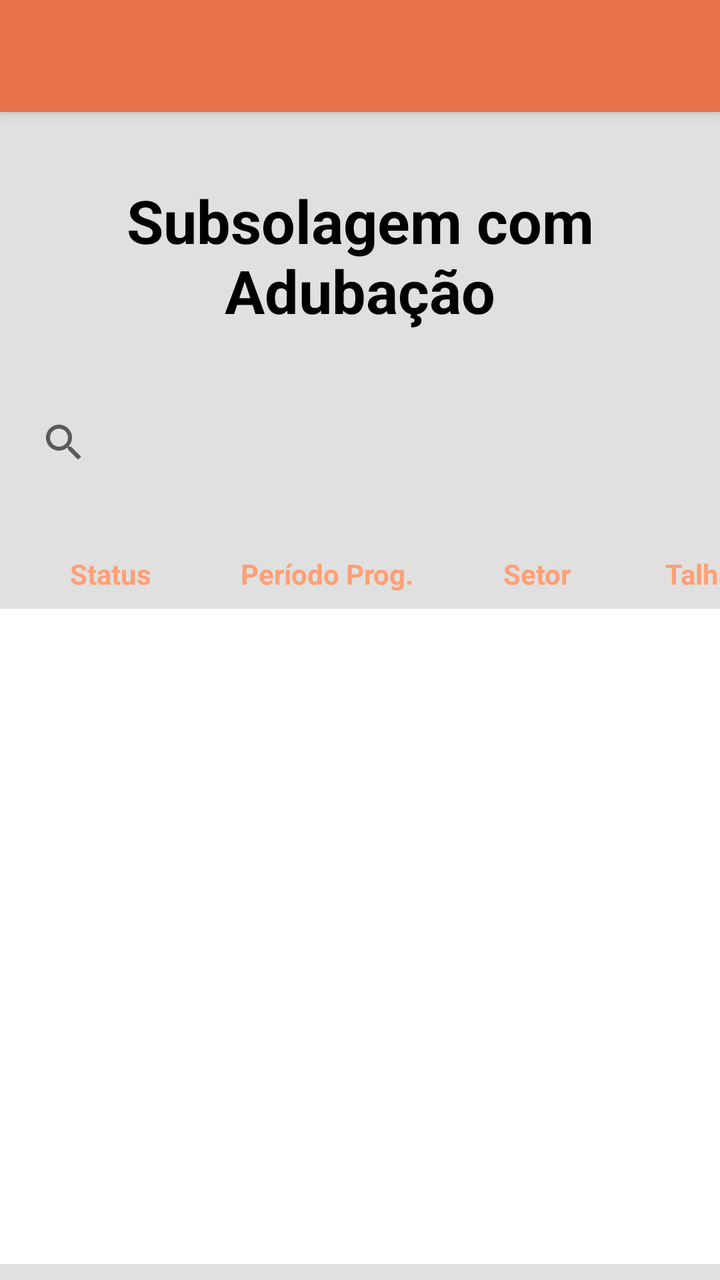
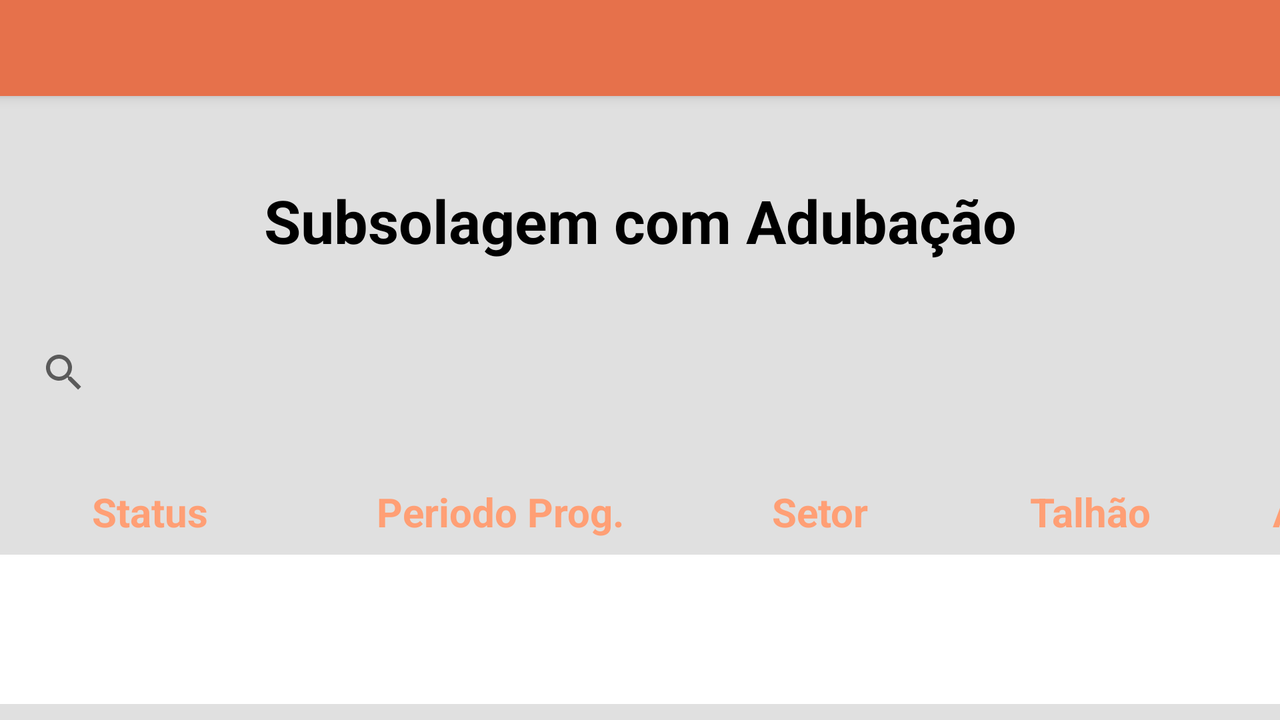

One screen, two layout resources from the same app: the default and the repository's alternative for another configuration. Each is rendered where Android would select it; the XML of both is given below.
<!-- AndroidManifest.xml: application theme AppTheme -->
<!-- res/layout/activity_main.xml -->
<?xml version="1.0" encoding="utf-8"?>
<androidx.drawerlayout.widget.DrawerLayout xmlns:android="http://schemas.android.com/apk/res/android"
    xmlns:app="http://schemas.android.com/apk/res-auto"
    xmlns:tools="http://schemas.android.com/tools"
    android:id="@+id/drawer_layout_main"
    android:layout_width="match_parent"
    android:layout_height="match_parent"
    android:keepScreenOn="false"
    android:visibility="visible"
    app:layout_constraintBottom_toBottomOf="parent"
    app:layout_constraintEnd_toEndOf="parent"
    app:layout_constraintStart_toStartOf="parent"
    app:layout_constraintTop_toTopOf="parent"
    tools:context=".Activities.ActivityMain"
    tools:openDrawer="start">

    <androidx.constraintlayout.widget.ConstraintLayout
        android:layout_width="match_parent"
        android:layout_height="match_parent"
        android:background="@color/secondaryLightColor">

        <ImageButton
            android:id="@+id/botao_main_voltar"
            android:layout_width="70dp"
            android:layout_height="70dp"
            android:background="@color/secondaryLightColor"
            android:scaleType="fitXY"
            android:visibility="gone"
            app:layout_constraintBottom_toBottomOf="parent"
            app:layout_constraintStart_toStartOf="parent"
            app:srcCompat="@drawable/ic_voltar_24dp" />

        <TextView
            android:id="@+id/textView2"
            android:layout_width="wrap_content"
            android:layout_height="wrap_content"
            android:layout_marginStart="100dp"
            android:layout_marginTop="90dp"
            android:layout_marginEnd="100dp"
            android:text="Subsolagem com Adubação"
            android:textAlignment="center"
            android:textColor="@color/primaryTextColor"
            android:textSize="30sp"
            android:textStyle="bold"
            app:layout_constraintEnd_toEndOf="parent"
            app:layout_constraintStart_toStartOf="parent"
            app:layout_constraintTop_toTopOf="parent" />

        <androidx.recyclerview.widget.RecyclerView
            android:id="@+id/lista_os"
            android:layout_width="0dp"
            android:layout_height="0dp"
            android:layout_marginTop="8dp"
            android:layout_marginBottom="8dp"
            android:background="@color/secondaryTextColor"
            app:layout_constraintBottom_toBottomOf="parent"
            app:layout_constraintEnd_toEndOf="parent"
            app:layout_constraintStart_toStartOf="parent"
            app:layout_constraintTop_toBottomOf="@+id/textView105"
            tools:listitem="@layout/item_lista_os" />

        <androidx.appcompat.widget.SearchView
            android:id="@+id/searchview"
            android:layout_width="350dp"
            android:layout_height="wrap_content"
            android:layout_marginStart="8dp"
            android:layout_marginTop="32dp"
            app:defaultQueryHint="Período prog, Setor ou Talhão"
            app:layout_constraintStart_toStartOf="parent"
            app:layout_constraintTop_toBottomOf="@+id/textView2"
            app:queryHint="Período prog, Setor ou Talhão" />

        <TextView
            android:id="@+id/textView105"
            android:layout_width="55dp"
            android:layout_height="wrap_content"
            android:text="Madeira"
            android:textAlignment="center"
            android:textColor="@color/primaryLightColor"
            android:textSize="14sp"
            android:textStyle="bold"
            app:layout_constraintStart_toEndOf="@+id/textView123"
            app:layout_constraintTop_toTopOf="@+id/main_data" />

        <TextView
            android:id="@+id/main_status"
            android:layout_width="111dp"
            android:layout_height="wrap_content"
            android:layout_marginTop="32dp"
            android:clickable="true"
            android:text="Status"
            android:textAlignment="center"
            android:textColor="@color/primaryLightColor"
            android:textSize="14sp"
            android:textStyle="bold"
            app:layout_constraintStart_toStartOf="parent"
            app:layout_constraintTop_toBottomOf="@+id/searchview" />

        <TextView
            android:id="@+id/textView123"
            android:layout_width="100dp"
            android:layout_height="wrap_content"
            android:text="Manejo"
            android:textAlignment="center"
            android:textColor="@color/primaryLightColor"
            android:textSize="14sp"
            android:textStyle="bold"
            app:layout_constraintStart_toEndOf="@+id/textView122"
            app:layout_constraintTop_toTopOf="@+id/main_data" />

        <TextView
            android:id="@+id/textView122"
            android:layout_width="60dp"
            android:layout_height="wrap_content"
            android:text="Área(ha)"
            android:textAlignment="center"
            android:textColor="@color/primaryLightColor"
            android:textSize="14sp"
            android:textStyle="bold"
            app:layout_constraintStart_toEndOf="@+id/main_talhao"
            app:layout_constraintTop_toTopOf="@+id/main_data" />

        <TextView
            android:id="@+id/main_talhao"
            android:layout_width="65dp"
            android:layout_height="wrap_content"
            android:clickable="true"
            android:text="Talhão"
            android:textAlignment="center"
            android:textColor="@color/primaryLightColor"
            android:textSize="14sp"
            android:textStyle="bold"
            app:layout_constraintStart_toEndOf="@+id/main_setor"
            app:layout_constraintTop_toTopOf="@+id/main_data" />

        <TextView
            android:id="@+id/main_setor"
            android:layout_width="105dp"
            android:layout_height="wrap_content"
            android:clickable="true"
            android:text="Setor"
            android:textAlignment="center"
            android:textColor="@color/primaryLightColor"
            android:textSize="14sp"
            android:textStyle="bold"
            app:layout_constraintStart_toEndOf="@+id/main_data"
            app:layout_constraintTop_toTopOf="@+id/main_data" />

        <TextView
            android:id="@+id/main_data"
            android:layout_width="105dp"
            android:layout_height="wrap_content"
            android:layout_marginTop="32dp"
            android:clickable="true"
            android:text="Período Prog."
            android:textAlignment="center"
            android:textColor="@color/primaryLightColor"
            android:textSize="14sp"
            android:textStyle="bold"
            app:layout_constraintStart_toEndOf="@+id/main_status"
            app:layout_constraintTop_toBottomOf="@+id/searchview" />

        <com.example.forestsys.Assets.NDSpinner
            android:id="@+id/main_spinner_prioridade"
            android:layout_width="200dp"
            android:layout_height="wrap_content"
            android:layout_marginStart="24dp"
            android:layout_marginTop="8dp"
            android:visibility="gone"
            app:layout_constraintStart_toEndOf="@+id/searchview"
            app:layout_constraintTop_toBottomOf="@+id/textView99" />

        <TextView
            android:id="@+id/textView99"
            android:layout_width="wrap_content"
            android:layout_height="wrap_content"
            android:layout_marginStart="32dp"
            android:layout_marginEnd="32dp"
            android:text="Filtrar Pela Prioridade:"
            android:textSize="18sp"
            android:textStyle="bold"
            android:visibility="gone"
            app:layout_constraintEnd_toEndOf="parent"
            app:layout_constraintStart_toEndOf="@+id/searchview"
            app:layout_constraintTop_toTopOf="@+id/searchview" />

    </androidx.constraintlayout.widget.ConstraintLayout>


    <LinearLayout
        android:id="@+id/linear_layout_main"
        android:layout_width="match_parent"
        android:layout_height="match_parent"
        android:orientation="vertical"
        tools:visibility="visible">

        <FrameLayout
            android:id="@+id/fragment_container_main"
            android:layout_width="match_parent"
            android:layout_height="match_parent"
            android:visibility="visible">

            <androidx.appcompat.widget.Toolbar
                android:id="@+id/toolbar_main"
                android:layout_width="match_parent"
                android:layout_height="?attr/actionBarSize"
                android:background="@color/primaryColor"
                android:elevation="4dp"
                android:theme="@style/ThemeOverlay.AppCompat.Dark.ActionBar"
                android:visibility="visible"
                app:popupTheme="@style/ThemeOverlay.AppCompat.Light" />
        </FrameLayout>

    </LinearLayout>

    <com.google.android.material.navigation.NavigationView
        android:id="@+id/nav_view_main"
        android:layout_width="wrap_content"
        android:layout_height="match_parent"
        android:layout_gravity="start"
        android:maxWidth="230dp"
        app:menu="@menu/menu_main_lateral"
        tools:visibility="visible" />
</androidx.drawerlayout.widget.DrawerLayout>
<!-- res/layout/item_lista_os.xml (included above) -->
<?xml version="1.0" encoding="utf-8"?>
<androidx.constraintlayout.widget.ConstraintLayout xmlns:android="http://schemas.android.com/apk/res/android"
    xmlns:app="http://schemas.android.com/apk/res-auto"
    xmlns:tools="http://schemas.android.com/tools"
    android:layout_width="match_parent"
    android:layout_height="50dp"
    android:background="@drawable/custom_ripple">

    <androidx.constraintlayout.widget.ConstraintLayout
        android:id="@+id/constraintLayout3"
        android:layout_width="0dp"
        android:layout_height="0dp"
        android:background="@drawable/bordas"
        app:layout_constraintBottom_toBottomOf="parent"
        app:layout_constraintEnd_toEndOf="parent"
        app:layout_constraintStart_toStartOf="parent"
        app:layout_constraintTop_toTopOf="parent">

        <TextView
            android:id="@+id/manejo_item_lista"
            android:layout_width="100dp"
            android:layout_height="25dp"
            android:layout_marginTop="13dp"
            android:textAlignment="center"
            android:textColor="@color/primaryTextColor"
            android:textSize="16sp"
            android:textStyle="normal"
            app:layout_constraintStart_toEndOf="@+id/area_item_lista"
            app:layout_constraintTop_toTopOf="parent" />

        <TextView
            android:id="@+id/setor_item_lista"
            android:layout_width="105dp"
            android:layout_height="25dp"
            android:layout_marginTop="13dp"
            android:textAlignment="center"
            android:textColor="@color/primaryTextColor"
            android:textSize="16sp"
            android:textStyle="normal"
            app:layout_constraintStart_toEndOf="@+id/data_item_lista"
            app:layout_constraintTop_toTopOf="parent" />

        <TextView
            android:id="@+id/data_item_lista"
            android:layout_width="105dp"
            android:layout_height="25dp"
            android:layout_marginTop="13dp"
            android:textAlignment="center"
            android:textColor="@color/primaryTextColor"
            android:textSize="16sp"
            android:textStyle="normal"
            app:layout_constraintStart_toEndOf="@+id/status_item_lista"
            app:layout_constraintTop_toTopOf="parent" />

        <TextView
            android:id="@+id/area_item_lista"
            android:layout_width="60dp"
            android:layout_height="25dp"
            android:layout_marginTop="13dp"
            android:textAlignment="center"
            android:textColor="@color/primaryTextColor"
            android:textSize="16sp"
            android:textStyle="normal"
            app:layout_constraintStart_toEndOf="@+id/talhao_item_lista"
            app:layout_constraintTop_toTopOf="parent" />

        <TextView
            android:id="@+id/talhao_item_lista"
            android:layout_width="60dp"
            android:layout_height="25dp"
            android:layout_marginTop="13dp"
            android:textAlignment="center"
            android:textColor="@color/primaryTextColor"
            android:textSize="16sp"
            android:textStyle="normal"
            app:layout_constraintStart_toEndOf="@+id/setor_item_lista"
            app:layout_constraintTop_toTopOf="parent" />

        <TextView
            android:id="@+id/status_item_lista"
            android:layout_width="91dp"
            android:layout_height="25dp"
            android:layout_marginTop="13dp"
            android:textAlignment="center"
            android:textColor="@color/primaryTextColor"
            android:textSize="16sp"
            android:textStyle="normal"
            app:layout_constraintStart_toEndOf="@+id/icone_status"
            app:layout_constraintTop_toTopOf="parent" />

        <TextView
            android:id="@+id/madeira_item_lista"
            android:layout_width="55dp"
            android:layout_height="25dp"
            android:layout_marginTop="13dp"
            android:textAlignment="center"
            android:textColor="@color/primaryTextColor"
            android:textSize="16sp"
            android:textStyle="normal"
            app:layout_constraintStart_toEndOf="@+id/manejo_item_lista"
            app:layout_constraintTop_toTopOf="parent" />

        <ImageView
            android:id="@+id/icone_status"
            android:layout_width="25dp"
            android:layout_height="25dp"
            android:layout_marginTop="13dp"
            app:layout_constraintStart_toStartOf="parent"
            app:layout_constraintTop_toTopOf="parent" />
    </androidx.constraintlayout.widget.ConstraintLayout>

</androidx.constraintlayout.widget.ConstraintLayout>
<!-- resources referenced by this layout -->
<resources>
  <color name="primaryColor">#e6714b</color>
  <color name="primaryLightColor">#ff9f75</color>
  <color name="primaryTextColor">#000000</color>
  <color name="secondaryLightColor">#e0e0e0</color>
  <color name="secondaryTextColor">#ffffff</color>
  <!-- drawable bordas (drawable) -->
  <?xml version="1.0" encoding="UTF-8"?>
  <shape xmlns:android="http://schemas.android.com/apk/res/android">
      <stroke android:width="0.5dp" android:color="@color/secondaryLightColor" />
      <padding android:left="0dip" android:top="0dip" android:right="0dip" android:bottom="0dip" />
  </shape>
  <!-- drawable custom_ripple (drawable) -->
  <?xml version="1.0" encoding="utf-8"?>
  <ripple xmlns:android="http://schemas.android.com/apk/res/android"
      android:color="@color/primaryLightColor">
  
      <item
          android:id="@android:id/mask"
          android:drawable="@android:color/white" />
  </ripple>
  <!-- drawable ic_voltar_24dp (drawable) -->
  <vector xmlns:android="http://schemas.android.com/apk/res/android"
          android:width="70dp"
          android:height="70dp"
          android:viewportWidth="24.0"
          android:viewportHeight="24.0">
      <path
          android:fillColor="#FF000000"
          android:pathData="M20,11H7.83l5.59,-5.59L12,4l-8,8 8,8 1.41,-1.41L7.83,13H20v-2z"/>
  </vector>
  <!-- from res/values-v21/ -->
  <style name="AppTheme" parent="Theme.AppCompat.Light.NoActionBar">
          
          <item name="colorPrimary">@color/colorPrimary</item>
          <item name="colorPrimaryDark">@color/colorPrimaryDark</item>
          <item name="colorAccent">@color/colorAccent</item>
      </style>
  <color name="colorAccent">#d81b60</color>
</resources>
<!-- res/layout-land/activity_main.xml (the repository's variant of the layout above) -->
<!-- drawn on the phone turned sideways -->
<?xml version="1.0" encoding="utf-8"?>
<androidx.drawerlayout.widget.DrawerLayout xmlns:android="http://schemas.android.com/apk/res/android"
    xmlns:app="http://schemas.android.com/apk/res-auto"
    xmlns:tools="http://schemas.android.com/tools"
    android:id="@+id/drawer_layout_main"
    android:layout_width="match_parent"
    android:layout_height="match_parent"
    android:keepScreenOn="false"
    android:visibility="visible"
    app:layout_constraintBottom_toBottomOf="parent"
    app:layout_constraintEnd_toEndOf="parent"
    app:layout_constraintStart_toStartOf="parent"
    app:layout_constraintTop_toTopOf="parent"
    tools:context=".Activities.ActivityMain"
    tools:openDrawer="start">

    <androidx.constraintlayout.widget.ConstraintLayout
        android:layout_width="match_parent"
        android:layout_height="match_parent"
        android:background="@color/secondaryLightColor">

        <TextView
            android:id="@+id/textView103"
            android:layout_width="wrap_content"
            android:layout_height="wrap_content"
            android:layout_marginStart="32dp"
            android:layout_marginEnd="32dp"
            android:text="Filtrar Pela Prioridade:"
            android:textSize="18sp"
            android:textStyle="bold"
            android:visibility="gone"
            app:layout_constraintEnd_toEndOf="parent"
            app:layout_constraintStart_toEndOf="@+id/searchview"
            app:layout_constraintTop_toTopOf="@+id/searchview" />

        <com.example.forestsys.Assets.NDSpinner
            android:id="@+id/main_spinner_prioridade"
            android:layout_width="200dp"
            android:layout_height="wrap_content"
            android:layout_marginStart="32dp"
            android:visibility="gone"
            app:layout_constraintStart_toEndOf="@+id/searchview"
            app:layout_constraintTop_toBottomOf="@+id/textView103" />

        <ImageButton
            android:id="@+id/botao_main_voltar"
            android:layout_width="70dp"
            android:layout_height="70dp"
            android:background="@color/secondaryLightColor"
            android:scaleType="fitXY"
            android:visibility="gone"
            app:layout_constraintBottom_toBottomOf="parent"
            app:layout_constraintStart_toStartOf="parent"
            app:srcCompat="@drawable/ic_voltar_24dp" />

        <TextView
            android:id="@+id/textView2"
            android:layout_width="wrap_content"
            android:layout_height="wrap_content"
            android:layout_marginStart="100dp"
            android:layout_marginTop="90dp"
            android:layout_marginEnd="100dp"
            android:text="Subsolagem com Adubação"
            android:textAlignment="center"
            android:textColor="@color/primaryTextColor"
            android:textSize="30sp"
            android:textStyle="bold"
            app:layout_constraintEnd_toEndOf="parent"
            app:layout_constraintStart_toStartOf="parent"
            app:layout_constraintTop_toTopOf="parent" />

        <androidx.recyclerview.widget.RecyclerView
            android:id="@+id/lista_os"
            android:layout_width="0dp"
            android:layout_height="0dp"
            android:layout_marginTop="8dp"
            android:layout_marginBottom="8dp"
            android:background="@color/secondaryTextColor"
            app:layout_constraintBottom_toBottomOf="parent"
            app:layout_constraintEnd_toEndOf="parent"
            app:layout_constraintStart_toStartOf="parent"
            app:layout_constraintTop_toBottomOf="@+id/textView105"
            tools:listitem="@layout/item_lista_os" />

        <androidx.appcompat.widget.SearchView
            android:id="@+id/searchview"
            android:layout_width="700dp"
            android:layout_height="wrap_content"
            android:layout_marginStart="8dp"
            android:layout_marginTop="32dp"
            app:defaultQueryHint="Período prog, Setor ou Talhão"
            app:layout_constraintStart_toStartOf="parent"
            app:layout_constraintTop_toBottomOf="@+id/textView2"
            app:queryHint="Período prog, Setor ou Talhão" />

        <TextView
            android:id="@+id/textView105"
            android:layout_width="120dp"
            android:layout_height="wrap_content"
            android:text="Madeira"
            android:textAlignment="center"
            android:textColor="@color/primaryLightColor"
            android:textSize="20sp"
            android:textStyle="bold"
            app:layout_constraintStart_toEndOf="@+id/textView123"
            app:layout_constraintTop_toTopOf="@+id/main_data" />

        <TextView
            android:id="@+id/main_status"
            android:layout_width="150dp"
            android:layout_height="wrap_content"
            android:clickable="true"
            android:text="Status"
            android:textAlignment="center"
            android:textColor="@color/primaryLightColor"
            android:textSize="20sp"
            android:textStyle="bold"
            app:layout_constraintStart_toStartOf="parent"
            app:layout_constraintTop_toTopOf="@+id/main_data" />

        <TextView
            android:id="@+id/textView123"
            android:layout_width="110dp"
            android:layout_height="wrap_content"
            android:text="Manejo"
            android:textAlignment="center"
            android:textColor="@color/primaryLightColor"
            android:textSize="20sp"
            android:textStyle="bold"
            app:layout_constraintStart_toEndOf="@+id/textView122"
            app:layout_constraintTop_toTopOf="@+id/main_data" />

        <TextView
            android:id="@+id/textView122"
            android:layout_width="110dp"
            android:layout_height="wrap_content"
            android:text="Área(ha)"
            android:textAlignment="center"
            android:textColor="@color/primaryLightColor"
            android:textSize="20sp"
            android:textStyle="bold"
            app:layout_constraintStart_toEndOf="@+id/main_talhao"
            app:layout_constraintTop_toTopOf="@+id/main_data" />

        <TextView
            android:id="@+id/main_talhao"
            android:layout_width="150dp"
            android:layout_height="wrap_content"
            android:clickable="true"
            android:text="Talhão"
            android:textAlignment="center"
            android:textColor="@color/primaryLightColor"
            android:textSize="20sp"
            android:textStyle="bold"
            app:layout_constraintStart_toEndOf="@+id/main_setor"
            app:layout_constraintTop_toTopOf="@+id/main_data" />

        <TextView
            android:id="@+id/main_setor"
            android:layout_width="120dp"
            android:layout_height="wrap_content"
            android:clickable="true"
            android:text="Setor"
            android:textAlignment="center"
            android:textColor="@color/primaryLightColor"
            android:textSize="20sp"
            android:textStyle="bold"
            app:layout_constraintStart_toEndOf="@+id/main_data"
            app:layout_constraintTop_toTopOf="@+id/main_data" />

        <TextView
            android:id="@+id/main_data"
            android:layout_width="200dp"
            android:layout_height="wrap_content"
            android:layout_marginTop="32dp"
            android:clickable="true"
            android:text="Periodo Prog."
            android:textAlignment="center"
            android:textColor="@color/primaryLightColor"
            android:textSize="20sp"
            android:textStyle="bold"
            app:layout_constraintStart_toEndOf="@+id/main_status"
            app:layout_constraintTop_toBottomOf="@+id/searchview" />

    </androidx.constraintlayout.widget.ConstraintLayout>


    <LinearLayout
        android:id="@+id/linear_layout_main"
        android:layout_width="match_parent"
        android:layout_height="match_parent"
        android:orientation="vertical"
        tools:visibility="visible">

        <FrameLayout
            android:id="@+id/fragment_container_main"
            android:layout_width="match_parent"
            android:layout_height="match_parent"
            android:visibility="visible">

            <androidx.appcompat.widget.Toolbar
                android:id="@+id/toolbar_main"
                android:layout_width="match_parent"
                android:layout_height="?attr/actionBarSize"
                android:background="@color/primaryColor"
                android:elevation="4dp"
                android:theme="@style/ThemeOverlay.AppCompat.Dark.ActionBar"
                android:visibility="visible"
                app:popupTheme="@style/ThemeOverlay.AppCompat.Light" />
        </FrameLayout>

    </LinearLayout>

    <com.google.android.material.navigation.NavigationView
        android:id="@+id/nav_view_main"
        android:layout_width="wrap_content"
        android:layout_height="match_parent"
        android:layout_gravity="start"
        android:maxWidth="230dp"
        app:menu="@menu/menu_main_lateral"
        tools:visibility="visible" />
</androidx.drawerlayout.widget.DrawerLayout>
